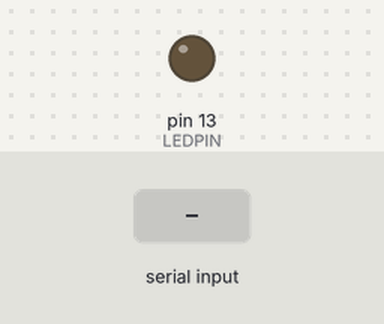
A sketch run on a simulated Arduino Uno, built with avr-gcc and run on an emulated ATmega328P. Shown: output pins drawn as LEDs (lit = HIGH). Dashed ring = blinking. The inputs (shaded band) are chosen by the test bench.

Above: at 1.2 s.
1.3 s: "903\n" received over the second serial link
At 1.51 s:
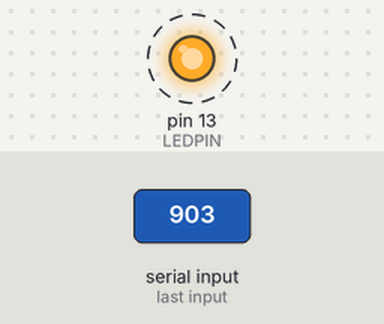
Timing chart, 0 to 7.8 s (numbered marks = the images above; inputs shaded):
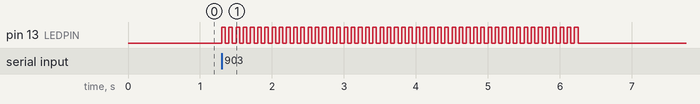

The sketch:

MCU2.ino
```cpp
/* SoftwareSerial example, MCU1 is controlling MCU2 and MCU3. This sketch is for MCU2 and MCU3 - the slaves.
   Author: D. Dubins
   Date: 12-Dec-24

   Description: This project illustrates how to get one MCU to send commands to another two MCUs through SoftwareSerial connections.
   This sketch is for the slave MCUs (MCU2 and MCU3). The slave MCUs will be powered parasitically through the Vin and GND pins of MCU1.
   This is hookup is optional though, they can be independently powered - as long as they share a ground with the parent MCU.

   MCU1 reads a char variable c from the Serial Monitor, then sends a code to MCU2 or MCU3, through the SoftwareSerial connections.
   The other MCU sends the received code back to MCU1 for error checking, and run the routine.

   There are examples of two "flavours" of functions here:
      *flashLEDint() can be interrupted while it's doing something, then do the new thing as soon as possible (flashLEDint)
      *flashLED() will run until it's done, and clear any commands from the serial connection that were collected while it was doing it.

   Connections: (MCU1 - MCU2)
   Vin - Vin (or power independently)
   GND - GND
   Pin 2 - Pin 3 (RX - TX)
   Pin 3 - Pin 2 (TX - RX)

   Connections: (MCU1 - MCU3)
   Vin - Vin (or power independently)
   GND - GND
   Pin 4 - Pin 3 (RX - TX)
   Pin 5 - Pin 2 (TX - RX)
   Note: If using multiple software serial ports, only one can receive data at a time.
   Also see: https://docs.arduino.cc/learn/built-in-libraries/software-serial/
*/

#include <SoftwareSerial.h>       // include the software serial library
SoftwareSerial MCU1Serial(2, 3);  // define software serial connection to MCU1 (RX:2, TX:3)

#define LEDPIN 13

void setup() {
  MCU1Serial.begin(57600);   // start software serial connection (max speed for SoftwareSerial is 57600 for Uno)
  Serial_clear(MCU1Serial);  // clear MCU1Serial buffer
  pinMode(LEDPIN, OUTPUT);   // set LEDPIN to OUTPUT mode
}

void loop() {
  if (MCU1Serial.available()) {     // if there's something received from MC1Serial
    int r = MCU1Serial.parseInt();  // store it to r
    MCU1Serial.print(r);            // send r to MCU1 to confirm receipt
    switch (r) {
      case 901:               // make your cases specific multi-digit numbers (fewer false hits)
        flashLEDint(30, 200); // this function is interruptable with incoming data
        break;
      case 902:
        flashLEDint(40, 100); // this function is interruptable with incoming data
        break;
      case 903:
        flashLED(50, 50); // example of non-interruptable function (will run to completion).
        Serial_clear(MCU1Serial); // throw out any data collected while function ran
        break;
      default:
        Serial_clear(MCU1Serial); // clear MCU1Serial buffer
        // do nothing if command does not exist
        break;
    }
  }
}

void flashLED(int n, int d) {  // flash the LED n times with delay (non-interruptable)
  for (int i = 0; i < n; i++) {
    digitalWrite(LEDPIN, HIGH);  // turn on LED
    delay(d);                  // wait a bit
    digitalWrite(LEDPIN, LOW);   // turn off LED
    delay(d);                 // wait a bit
  }
}

void flashLEDint(int n, int d) {  // flash the LED n times with delay d (interruptable)
  int i = 0;
  while (i < n && !MCU1Serial.available()) { // how you can make your functions interrupable
    digitalWrite(LEDPIN, HIGH);  // turn on LED
    safeWait(d);                  // wait a bit
    digitalWrite(LEDPIN, LOW);   // turn off LED
    safeWait(d);                 // wait a bit
    i++;                      // increment i
  }
}

void safeWait(int w) { // interruptable delay
  unsigned long timer = millis(); //start the timer
  while (millis() - timer < w && !MCU1Serial.available()); // wait until timer is done
}

void Serial_clear(SoftwareSerial &serialport) {  // used to clear the serial buffers from junk
  //serialport is passed by value (prefix &) so the function operates on the actual serial port, and not a copy of it.
  serialport.listen();
  while (serialport.available()) {  // while data are available in the buffer
    byte i = serialport.read();     // read the data and store to i
  }
}
```

Measured:
- after the input at 1.3 s, pin 13 (LEDPIN): alternates HIGH for 0.05 s and LOW for 0.05 s, 100 changes in all, then stays LOW, starting at once
